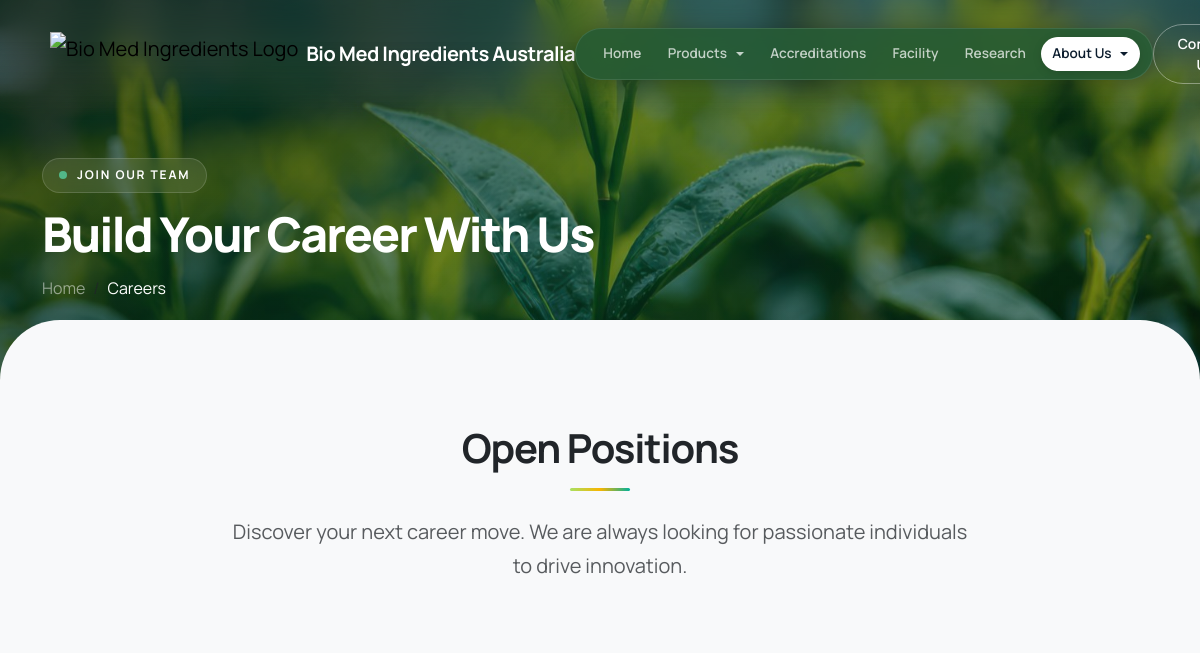
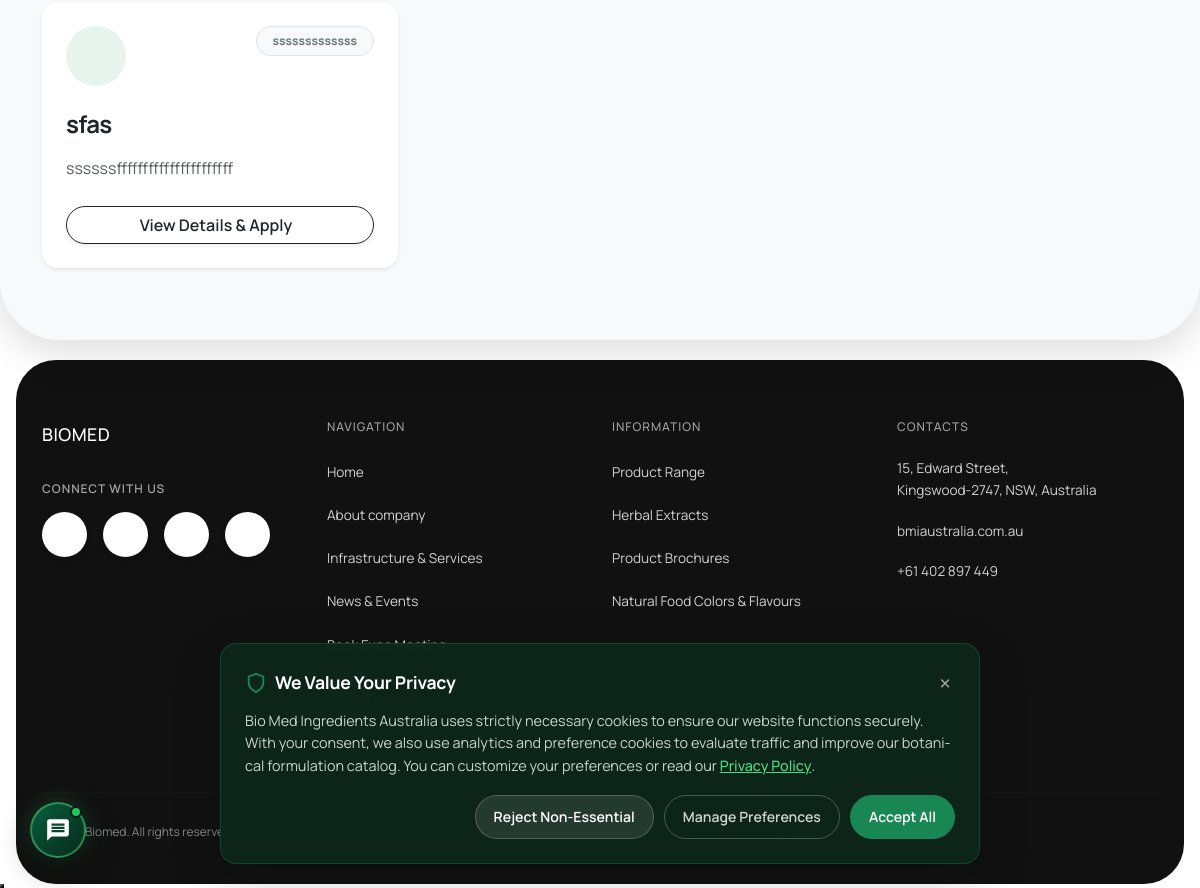
Before: /career/ with the older database file (2 pictures, top to bottom).
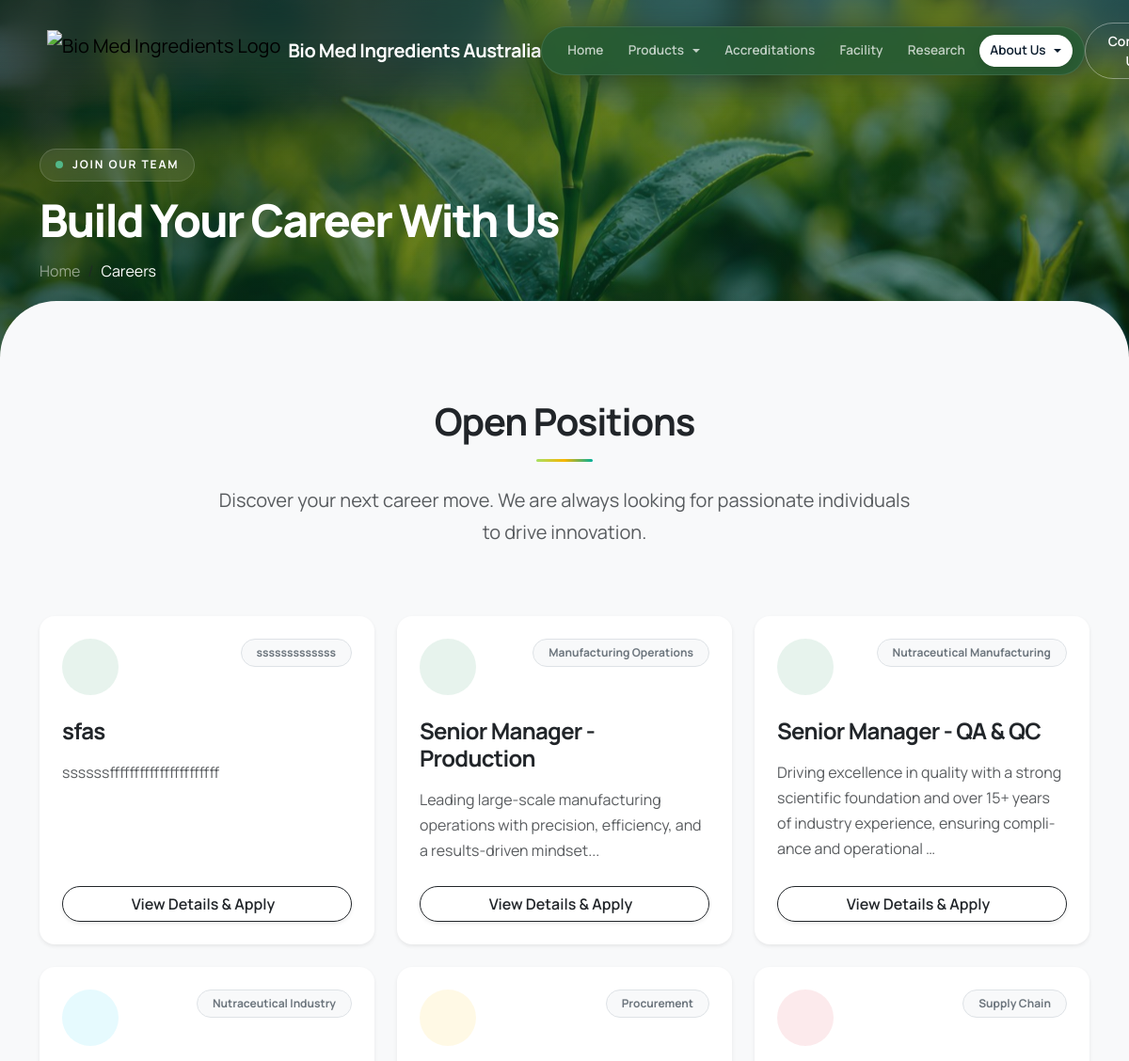
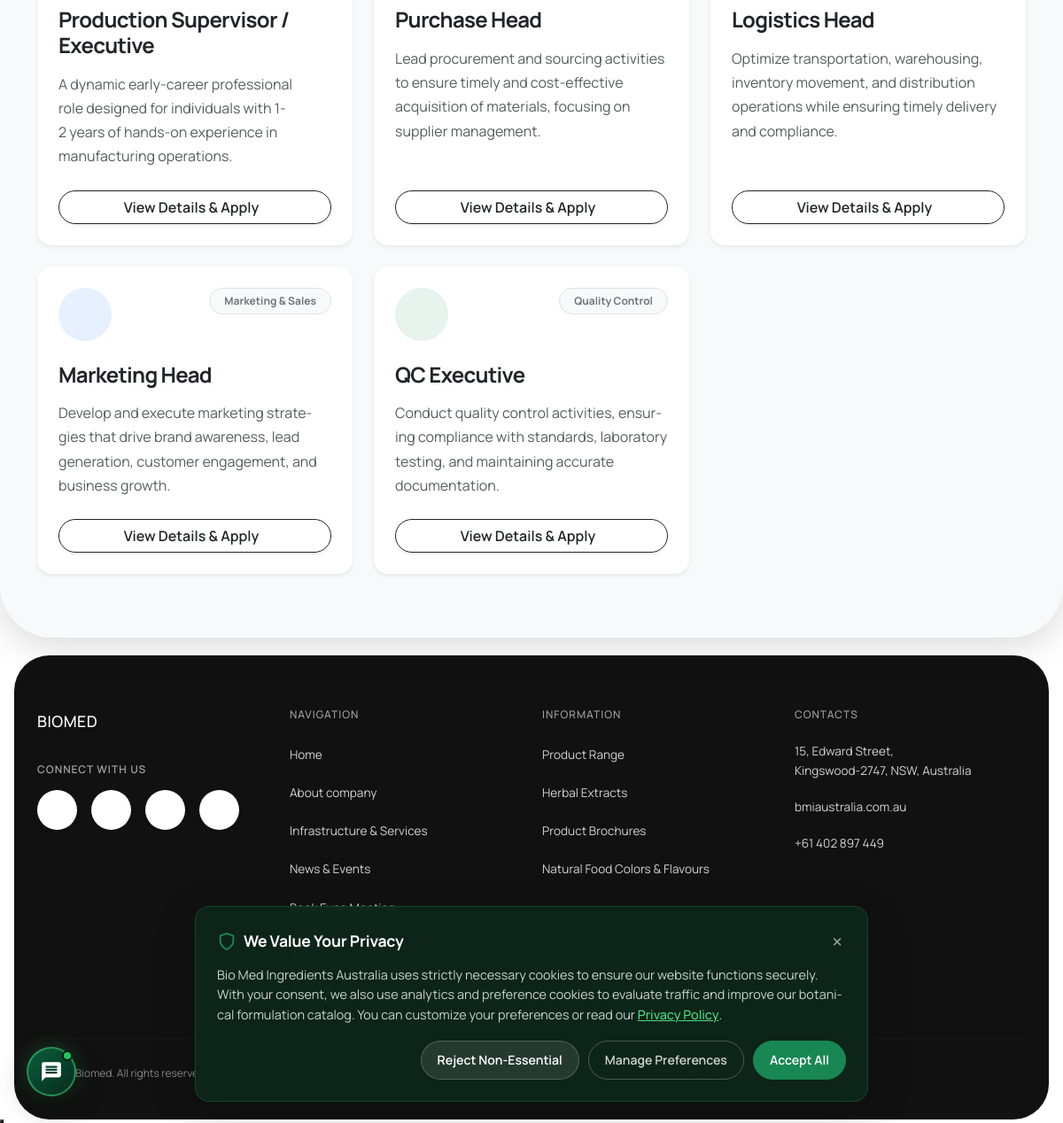
After: the same page with the newer database file (2 pictures, top to bottom).
### main/models.py (models this page shows, shortened)
class JobOpening(models.Model):
    THEME_CHOICES = [
        ('success', 'Green (Success)'),
        ('info', 'Light Blue (Info)'),
        ('warning', 'Yellow (Warning)'),
        ('danger', 'Red (Danger)'),
        ('primary', 'Blue (Primary)'),
        ('secondary', 'Gray (Secondary)')
    ]
    ICON_CHOICES = [
        ('fa-briefcase', 'Briefcase (General/Business)'),
        ('fa-microscope', 'Microscope (R&D/Lab)'),
        ('fa-industry', 'Industry/Factory (Manufacturing)'),
        ('fa-flask', 'Flask (Chemistry/Formulation)'),
        ('fa-users', 'Users (HR/Management)'),
        ('fa-chart-line', 'Chart Line (Sales/Marketing)'),
        ('fa-laptop-code', 'Laptop Code (IT/Tech)'),
        ('fa-cogs', 'Cogs (Operations/Maintenance)'),
        ('fa-seedling', 'Seedling (Agriculture/Herbal)'),
        ('fa-leaf', 'Leaf (Nature/Organic)'),
        ('fa-vial', 'Vial (Testing/QA)'),
        ('fa-shipping-fast', 'Shipping (Logistics/Supply)'),
        ('fa-clipboard-check', 'Clipboard Check (QA/Compliance)'),
        ('fa-calculator', 'Calculator (Finance/Accounting)'),
        ('fa-headset', 'Headset (Customer Support)')
    ]
    title = models.CharField(max_length=200, help_text="Job title (e.g., Plant Head)")
    category = models.CharField(max_length=200, help_text="Department/Category (e.g., Manufacturing Operations)")
    description = models.TextField(help_text="Short description of the role")
    academic_excellence = models.TextField(blank=True, null=True)
    professional_expertise = models.TextField(blank=True, null=True)
    core_responsibilities = models.TextField(blank=True, null=True, help_text="Enter each responsibility on a new line. They will automatically be converted to bullet points.")
    core_competencies = models.TextField(blank=True, null=True)
    professional_edge = models.TextField(blank=True, null=True)
    commitment_statement = models.TextField(blank=True, null=True)
    icon = models.CharField(max_length=50, choices=ICON_CHOICES, default="fa-briefcase", help_text="Select an icon representing the job role")
    color_theme = models.CharField(max_length=20, choices=THEME_CHOICES, default='success')
    link = models.CharField(max_length=255, default="#", help_text="Link for 'Know More' button (can be mailto: link)")
    order = models.PositiveIntegerField(default=0, help_text="Order in which it appears on the page")
    class Meta:
        ordering = ['order']

### main/views.py (the view)
# urls.py: path('career/', views.career, name='career'),
def career(request):
    jobs = JobOpening.objects.all()
    if request.method == 'POST':
        form = JobApplicationForm(request.POST, request.FILES)
        if form.is_valid():
            application = form.save(commit=False)
            job_id = request.POST.get('job_id')
            if job_id:
                application.job_id = job_id
                application.save()
                try:
                    from django.core.mail import send_mail
                    from django.conf import settings
                    email_config = EmailConfiguration.objects.first()
                    email_str = email_config.career_email if email_config and email_config.career_email else 'design1@biomedingredients.com'
                    recipient_emails = [e.strip() for e in email_str.split(',') if e.strip()]
                    from django.core.mail import EmailMessage
                    from django.template.loader import render_to_string
                    subject = f"New Career Application from {application.name}"
                    html_message = render_to_string('main/email/general_email.html', {
                        'title': 'New General Job Application',
                        'intro_text': 'A new career application has been submitted.',
                        'details': {
                            'Name': application.name,
                            'Email': application.email,
                            'Phone': application.phone,
                            'Job ID': job_id
                        },
                        'outro_text': 'Please check the admin dashboard to view the resume and complete details.'
                    })
                    msg = EmailMessage(
                        subject,
                        html_message,
                        getattr(settings, 'DEFAULT_FROM_EMAIL', 'info@biomedingredients.com'),
                        recipient_emails
                    )
                    msg.content_subtype = "html"
                    if application.resume:
                        msg.attach_file(application.resume.path)
                    msg.send(fail_silently=True)
                except Exception:
                    pass
                messages.success(request, 'Your application has been submitted successfully!')
                return redirect('career')
    else:
        form = JobApplicationForm()
    return render(request, "main/career.html", {'jobs': jobs, 'form': form})

### templates/main/career.html (shortened to what this page needs)
{% extends "main/base.html" %}
{% load static %}
{% block content %}
<section class="hero-wrapper" style="height: 40vh; min-height: 400px; display: flex; align-items: center;">
    <img src="/media/hero/hero.jpg" class="hero-bg-image" alt="Careers"
        onerror="this.src='{% static 'images/bg/bg.webp' %}'">
    <div class="hero-overlay"></div>
    <div class="hero-content w-100 d-flex align-items-center" style="padding-top: 60px; position: relative;">
        <div class="container position-relative z-1 text-center text-md-start">
            <div class="hero-badge justify-content-center justify-content-md-start mb-3 mx-auto mx-md-0"
                style="padding: 0.4rem 1rem; display: inline-flex; width: fit-content;">
                <span class="hero-badge-dot"></span>
                <span class="text-white fw-bold text-uppercase letter-spacing-2" style="font-size: 0.75rem;">JOIN OUR
                    TEAM</span>
            </div>
            <h1 class="hero-title mb-3" style="font-size: clamp(2rem, 4vw, 3.5rem);">
                Build Your Career With Us
            </h1>
            <nav aria-label="breadcrumb">
                <ol class="breadcrumb justify-content-center justify-content-md-start mb-0">
                    <li class="breadcrumb-item"><a href="{% url 'index' %}"
                            class="text-white-50 text-decoration-none">Home</a></li>
                    <li class="breadcrumb-item active text-white" aria-current="page">Careers</li>
                </ol>
            </nav>
        </div>
    </div>
</section>
<section id="jobs-section" class="py-5 bg-light position-relative">
    <div class="container py-4">
        <div class="row justify-content-center mb-5 pb-2">
            <div class="col-lg-8 text-center" data-aos="fade-up">
                <h2 class="display-6 fw-bold text-dark mb-3">Open Positions</h2>
                <div class="gradient-line mx-auto mb-4" style="height: 3px; width: 60px; background: linear-gradient(90deg, #a8e063, #f8b500, #00b09b); border-radius: 2px;"></div>
                <p class="text-muted fs-5">Discover your next career move. We are always looking for passionate individuals to drive innovation.</p>
            </div>
        </div>
        <div class="row g-4">
            {% for job in jobs %}
            <div class="col-md-6 col-lg-4" data-aos="fade-up" data-aos-delay="{{ forloop.counter }}00">
                <div class="card h-100 border-0 shadow-sm custom-job-card rounded-4 overflow-hidden bg-white">
                    <div class="card-body p-4 d-flex flex-column">
                        <div class="d-flex justify-content-between align-items-start mb-4">
                            <div class="icon-wrapper text-{{ job.color_theme }} bg-{{ job.color_theme }} bg-opacity-10 rounded-circle d-flex align-items-center justify-content-center" style="width: 60px; height: 60px;">
                            </div>
                            <span class="badge bg-light text-secondary border px-3 py-2 rounded-pill">{{ job.category }}</span>
                        </div>
                        <h3 class="card-title h4 fw-bold text-dark mb-3">{{ job.title }}</h3>
                        <p class="card-text text-muted mb-4 flex-grow-1">
                            {{ job.description|truncatewords:20 }}
                        </p>
                        <a href="{% url 'job_detail' job.id %}" class="btn btn-outline-dark rounded-pill px-4 fw-semibold mt-3 mt-sm-0 shadow-sm align-self-start align-self-sm-auto">
                            View Details & Apply
                        </a>
                    </div>
                </div>
            </div>
            {% endfor %}
        </div>
    </div>
</section>
{% endblock %}

Changed rows visible on the page:
added JobOpening: category "Manufacturing Operations", title "Senior Manager - Production", description "Leading large-scale manufacturing operations with precision, efficiency, and a results-driven mindset..."
added JobOpening: category "Nutraceutical Manufacturing", title "Senior Manager - QA & QC", description "Driving excellence in quality with a strong scientific foundation and over 15+ years of industry experience, ensuring compliance and operational …"
added JobOpening: category "Nutraceutical Industry", title "Production Supervisor / Executive", description "A dynamic early-career professional role designed for individuals with 1-2 years of hands-on experience in manufacturing operations.", color_theme "info" (drawn)
added JobOpening: category "Procurement", title "Purchase Head", description "Lead procurement and sourcing activities to ensure timely and cost-effective acquisition of materials, focusing on supplier management.", color_theme "warning" (drawn)
added JobOpening: category "Supply Chain", title "Logistics Head", description "Optimize transportation, warehousing, inventory movement, and distribution operations while ensuring timely delivery and compliance.", color_theme "danger" (drawn)
added JobOpening: category "Marketing & Sales", title "Marketing Head", description "Develop and execute marketing strategies that drive brand awareness, lead generation, customer engagement, and business growth.", color_theme "primary" (drawn)
added JobOpening: category "Quality Control", title "QC Executive", description "Conduct quality control activities, ensuring compliance with standards, laboratory testing, and maintaining accurate documentation."
